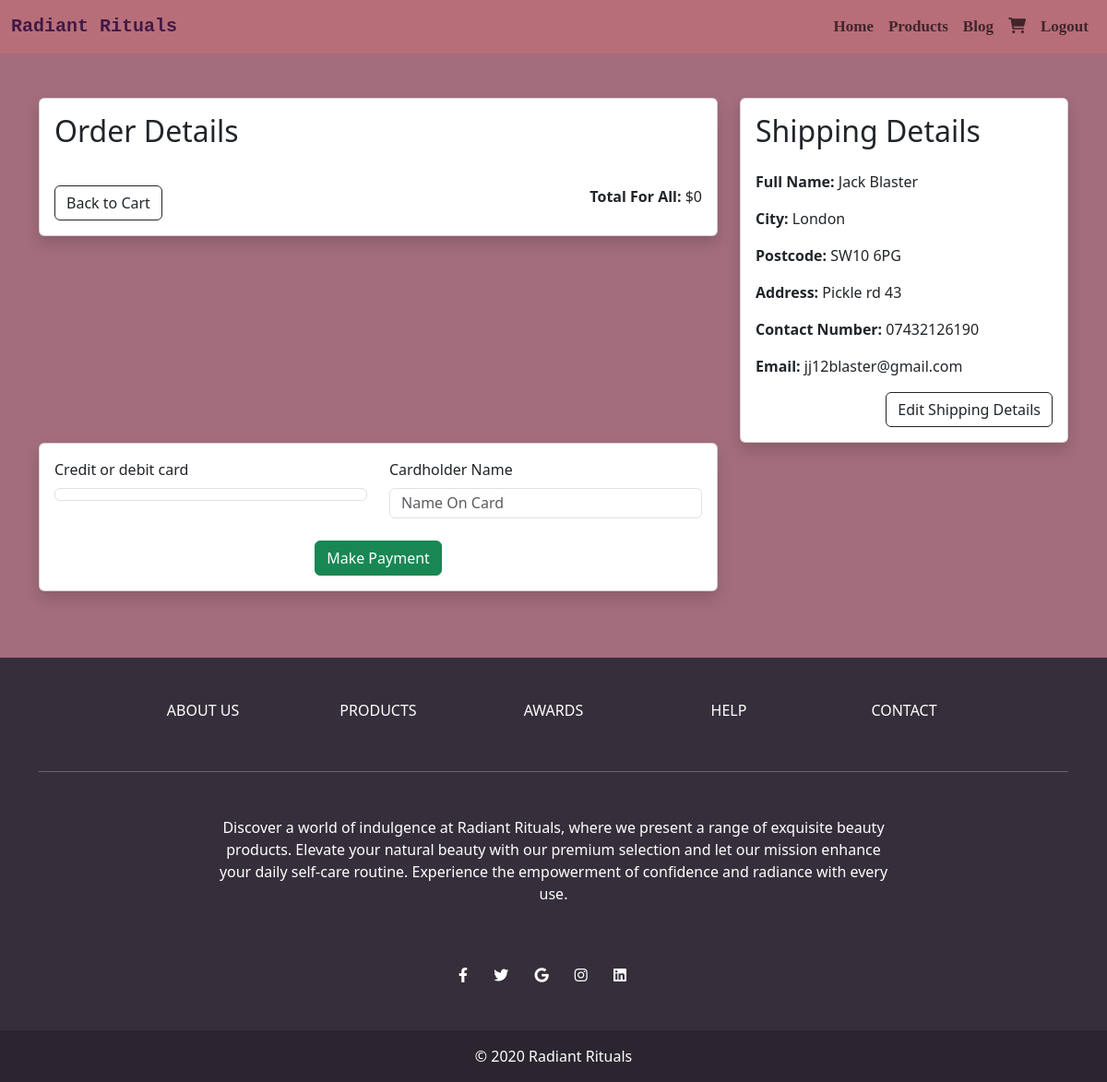
Page /products/checkout/ (signed in) on the earlier database version.
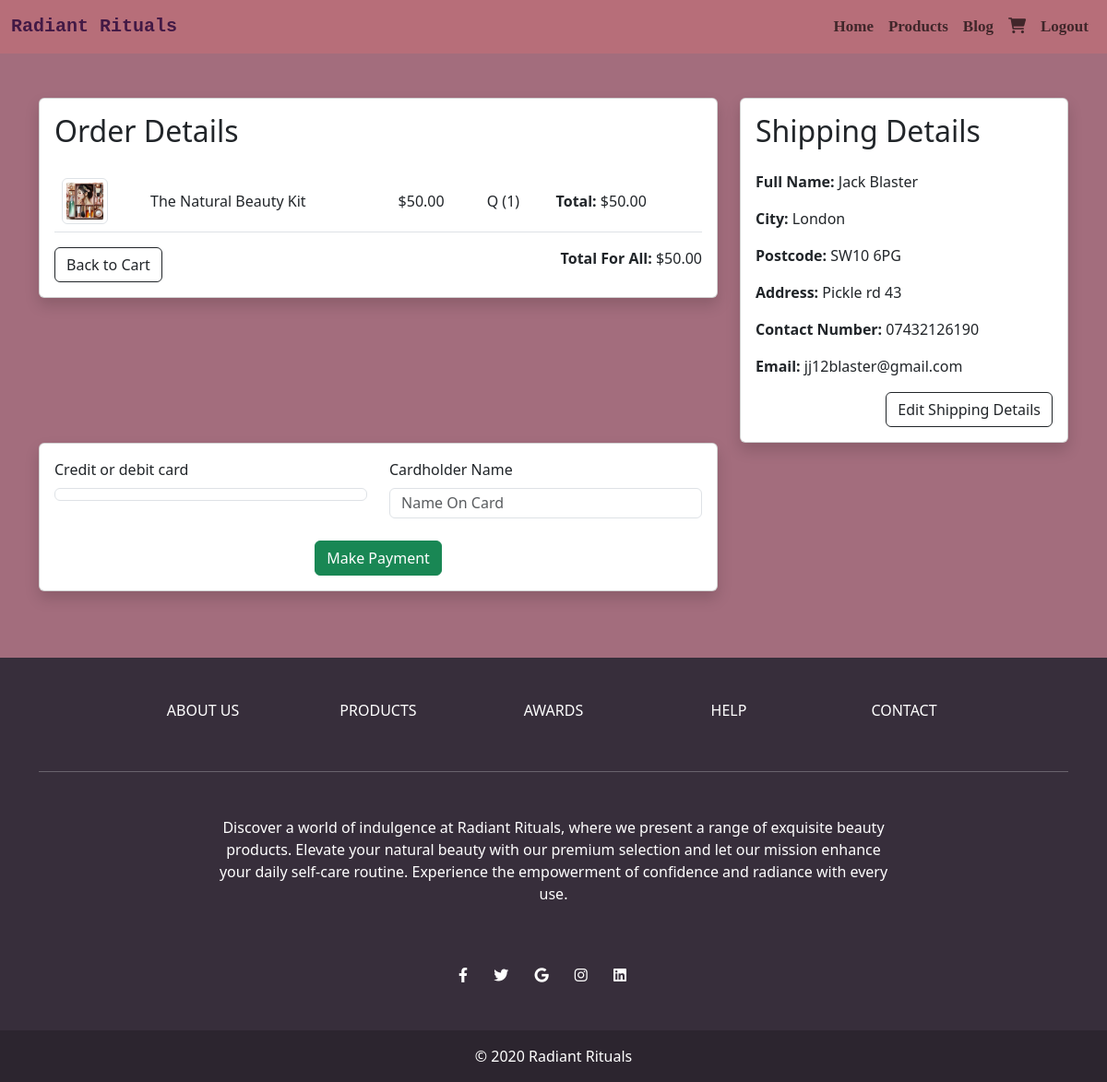
Same page on the later database version.
### products/models.py (models this page shows)
class Product(models.Model):
    GENDER_CHOICES = (
        ('Male', 'Male'),
        ('Female', 'Female'),
        ('Unisex', 'Unisex'),
    )
    CATEGORY_CHOICES = (
        ('Haircare', 'Haircare'),
        ('Skincare', 'Skincare'),
        ('Bodycare', 'Bodycare'),
        ('Fragrance', 'Fragrance'),
        ('Beauty Boxes', 'Beauty Boxes'),
        ('Other', "Other"),
    )
    user = models.ForeignKey(User, on_delete=models.CASCADE, default=1)
    name = models.CharField(max_length=255)
    description = models.TextField()
    price = models.DecimalField(max_digits=10, decimal_places=2)
    image = models.ImageField(upload_to='product_images/')
    created_at = models.DateTimeField(auto_now_add=True)
    category = models.CharField(max_length=20, choices=CATEGORY_CHOICES, default='Other')
    gender = models.CharField(max_length=10, choices=GENDER_CHOICES, default="Unisex")
    quantity = models.IntegerField(default=1)

### products/views.py (the view, shortened to what this page needs)
# urls.py: path('checkout/', checkout, name='checkout'),
@login_required
def checkout(request):
    cart, created = Cart.objects.get_or_create(user=request.user)
    products = cart.products.all()
    for product in products:
        product.total_price = product.price * product.quantity
    total_price = sum(product.total_price for product in products)
    try:
        shipping_details = ShippingDetails.objects.get(user=request.user)
    except ShippingDetails.DoesNotExist:
        shipping_details = None
    context = {
        'cart': cart,
        'products': products,
        'total_price': total_price,
        'shipping_details': shipping_details,
        'STRIPE_PUBLIC_KEY': settings.STRIPE_PUBLIC_KEY,
    }
    intent = None
    context['client_secret'] = intent.client_secret if intent else None
    return render(request, 'products/checkout.html', context)

### products/templates/products/checkout.html (shortened to what this page needs)
{% extends 'base.html' %}
{% block content %}
  <div class="container mt-5">
    <div class="row">
      <div class="col-md-8 ">
        <div class="card shadow">
          <div class="card-body">
            <h2 class="card-title mb-4">Order Details</h2>
            <table class="table">
              <tbody>
                {% for product in products %}
                  <tr>
                    <td class="align-middle"><img src="{{ product.image.url }}" alt="{{ product.name }}" class="img-thumbnail" width="50"></td>
                    <td class="align-middle"><a class="nav-link" href="{% url 'product_detail' product_id=product.id %}">{{ product.name }}</a></td>
                    <td class="align-middle">${{ product.price }}</td>
                    <td class="align-middle">Q ({{ product.quantity }})</td>
                    <td class="align-middle"><strong>Total:</strong> ${{ product.total_price }}</td>
                  </tr>
                {% endfor %}
              </tbody>
            </table>
            <div class="row mt-3">
              <div class="col-md-6">
                <a href="{% url 'view_cart' %}" class="btn btn-outline-dark flex-shrink-0">Back to Cart</a>
              </div>
              <div class="col-md-6 text-md-end">
                <p class="mb-0"><strong>Total For All:</strong> ${{ total_price }}</p>
              </div>
            </div>
          </div>
        </div>
      </div>
      <div class="col-md-4">
        <div class="card shadow">
          <div class="card-body">
            <h2 class="card-title mb-4">Shipping Details</h2>
            {% if shipping_details %}
              <div class="mb-3">
                <strong>Full Name:</strong> {{ shipping_details.full_name }}
              </div>
              <div class="mb-3">
                <strong>City:</strong> {{ shipping_details.city }}
              </div>
              <div class="mb-3">
                <strong>Postcode:</strong> {{ shipping_details.postcode }}
              </div>
              <div class="mb-3">
                <strong>Address:</strong> {{ shipping_details.address }}
              </div>
              <div class="mb-3">
                <strong>Contact Number:</strong> {{ shipping_details.contact_number }}
              </div>
              <div class="mb-3">
                <strong>Email:</strong> {{ shipping_details.email }}
              </div>
              <div class="col-md-12 text-md-end">
                <a href="{% url 'edit_shipping_details' %}" class="btn btn-outline-dark">Edit Shipping Details</a>
              </div>
            {% else %}
              <p>No shipping details found.</p>
            {% endif %}
          </div>
        </div>
      </div>
      <div class="col-md-8 mb-4">
        <div class="card shadow">
          <div class="card-body">
            <form action="{% url 'checkout' %}" method="post" id="payment-form" data-secret="{{ client_secret }}">
              <div class="row">
                <div class="col-md-6">
                  <div class="form-group">
                    <label for="card-element" class="col-md-6" style="font-weight: 450;">Credit or debit card</label>
                    <div id="card-element" class="stripe-element form-control mt-2 mb-2"></div>
                  </div>
                </div>
                <div class="col-md-6">
                  <div class="form-group">
                    <label for="cardholder-name" class="col-md-6" style="font-weight: 450;">Cardholder Name</label>
                    <input type="text" id="cardholder-name" placeholder="Name On Card" class="form-control mt-2 mb-2 col-md-6" style="height: 33px;" required>
                  </div>
                </div>
              </div>
              <button id="submit-payment" class="btn btn-success btn-md btn-block d-block mx-auto mt-2">Make Payment</button>
            </form>
          </div>
        </div>
      </div>
    </div>
  </div>
{% endblock %}

Differences in the rows shown:
now on this page (row edited): Product: image (picture), name "The Natural Beauty Kit", price "50.00", quantity "1", total_price "50.00"
Other differences:
{{ total_price }}: "0" → "50.00"
